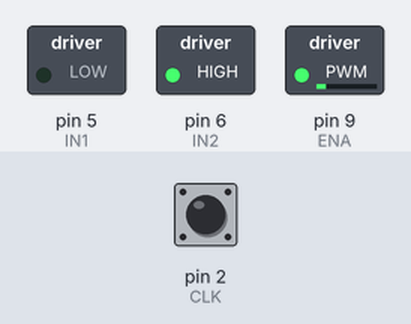
This sketch was run on a simulated Arduino Uno, built with avr-gcc and run on an emulated ATmega328P. On the bench: switched loads named in the sketch (green lamp = pin HIGH). The inputs (shaded band) are chosen by the test bench; at power-on: pin 2 (CLK) HIGH. What the sketch prints to the serial monitor is not drawn.

Above: at 0.1 s.
Timing chart, 0 to 1.6 s (numbered marks = the images above):
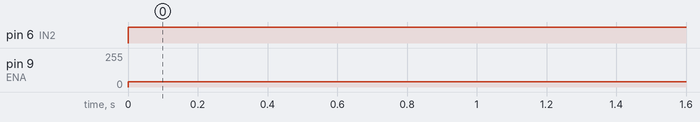

Measured:
- by itself, pin 6 (IN2): LOW → HIGH at 0.00 s
- by itself, pin 9 (ENA): 0/255 → 40/255 at 0.00 s

The sketch:

frequencimetro.ino
```cpp
// NOME: Victor Sidnei Cotta

#include <math.h>


#define    CLK              2                     //Conexão A do encoder
#define    SDA              3                     //Conexão B do encoder
#define    ENA              9                     //Saída PWM para controle de velocidade do motor
#define    IN1              5                     //Controle IN1 do driver L298N
#define    IN2              6                     //Controle IN2 do driver L298N

//#define    max_rpm          100                   //Rotação máxima, em RPM
#define    resolution       12                    //Resolução do encoder
#define    reduction        298                   //Redução
#define    raio             30                    //Raio da roda em milímetros


volatile unsigned long pulses = 0;
unsigned long tempo = 0, tempo_ensaio = 1000;
float v = 0, v_ang = 0;
int pwm = 0;


void setup()
{
  pinMode(CLK, INPUT);
  pinMode(ENA, OUTPUT);
  pinMode(IN1, OUTPUT);
  pinMode(IN2, OUTPUT);
  attachInterrupt(digitalPinToInterrupt(CLK), interrupcao, RISING);
  Serial.begin(9600);
}

void loop()
{
  pwm = 40;

  digitalWrite(IN1, LOW);
  digitalWrite(IN2, HIGH);
  analogWrite(ENA, pwm);

  if((millis() - tempo) >= tempo_ensaio)
  {
    tempo = millis();

    v_ang = (((float)(2*M_PI*pulses))/(reduction*(resolution/4.0)*(tempo_ensaio/1000.0)));
    v = v_ang*raio;

    Serial.print(" | ");
    Serial.print("Velocidade angular (rad/s): ");
    Serial.print(v_ang);

    Serial.print(" | ");
    Serial.print("Velocidade linear (mm/s): ");
    Serial.println(v);
    pulses = 0;
  }
}

void interrupcao()
{
  pulses++;
}
```
